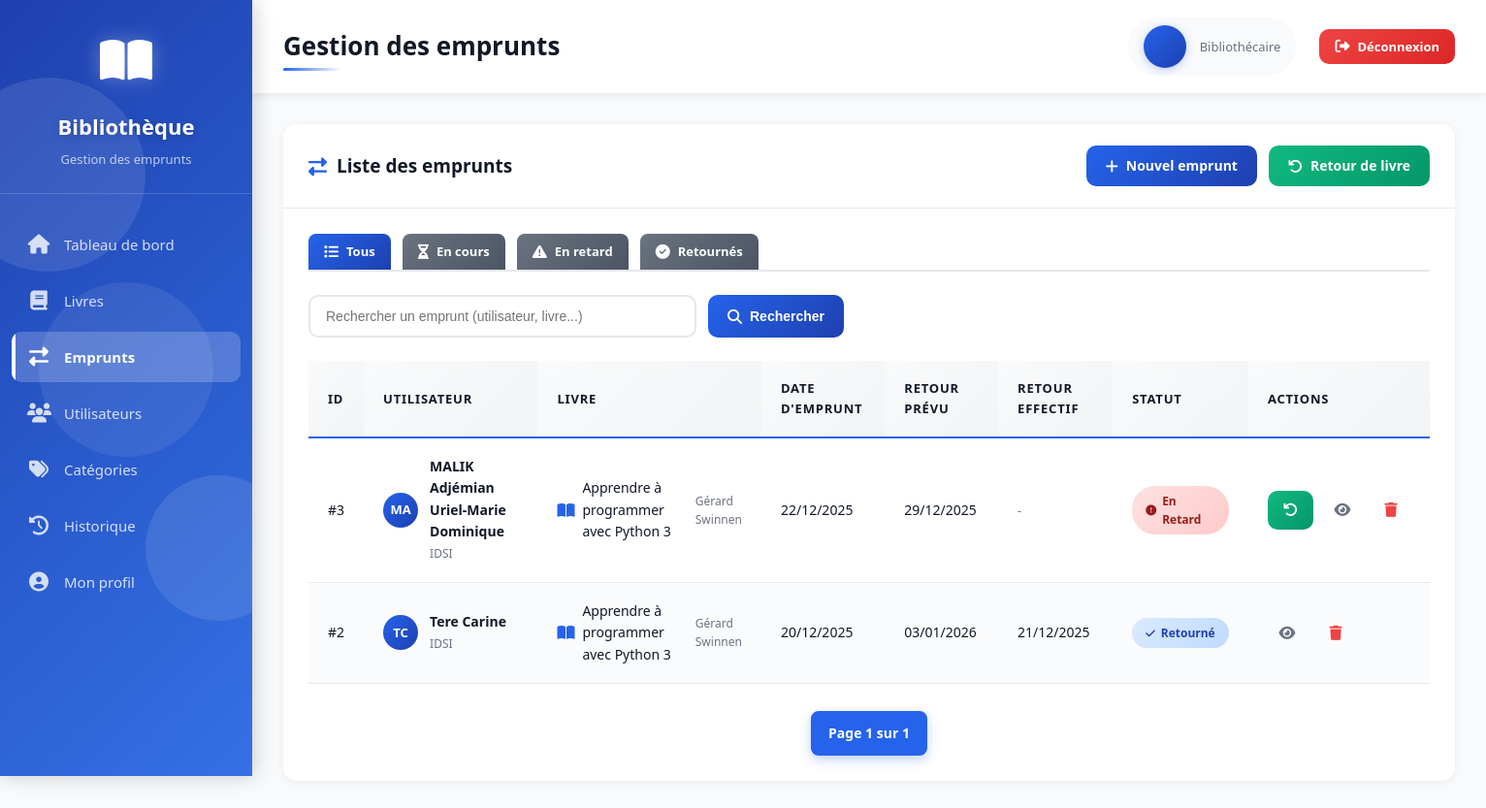
/loans/ (signed in), run on an earlier commit of the app's database.
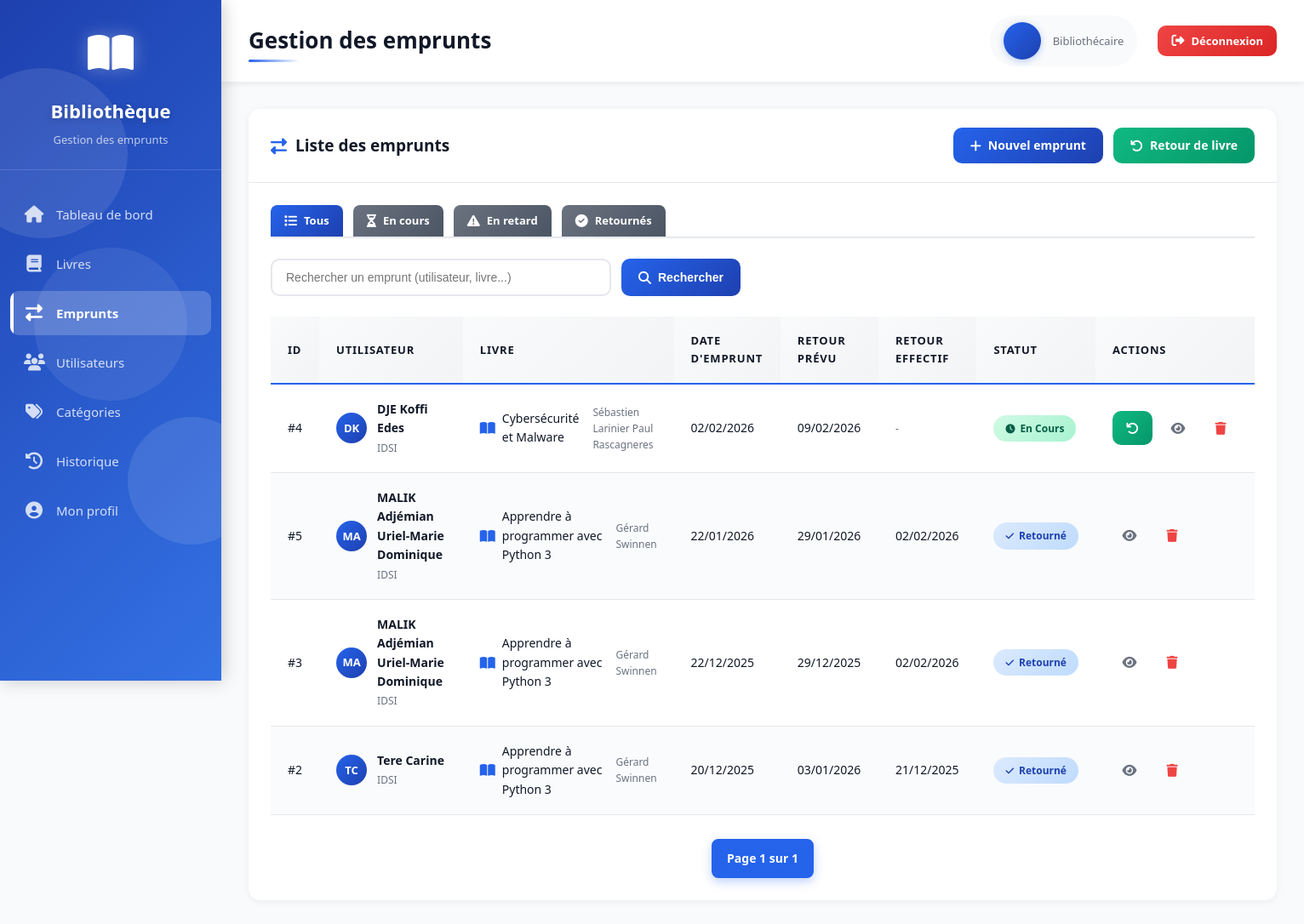
And on a later commit of the database.
### books/models.py (models this page shows, shortened)
class Emprunter(models.Model):
    dateEmprunt = models.DateField()
    dateRetourPrevu = models.DateField()
    dateRetourEffectif = models.DateField(null=True,blank=True)
    etudiant= models.ForeignKey(Etudiant,on_delete=models.CASCADE)
    livre = models.ForeignKey(Livre,on_delete=models.CASCADE)
    status = models.CharField(max_length=10, choices=STATUS_CHOICES)
    etat_livre = models.CharField(max_length=50, null=True, choices=ETAT_LIVRE_CHOICES)
    observation =  models.CharField(max_length=20, null=True)
    def is_overdue(self):
        today = timezone.now().date()
        if self.dateRetourEffectif:
            return self.dateRetourEffectif > self.dateRetourPrevu
        return today > self.dateRetourPrevu

class Etudiant(models.Model):
    matricule = models.CharField(max_length=12,primary_key=True,unique=True)
    nom = models.CharField(max_length=50,null=False)
    prenoms = models.CharField(max_length=150,null=False)
    dateNaiss = models.DateField()
    telephone = models.CharField(max_length=20,validators=[phone_validator],null=False)
    emailPers = models.CharField(max_length=50, null=False)
    emailInst = models.CharField(max_length=50, null=False)
    numChambre = models.CharField(max_length=5)
    is_active = models.BooleanField(default=True)
    ecole = models.ForeignKey(Ecole,on_delete=models.CASCADE)

class Ecole(models.Model):
    nom = models.CharField(max_length=50,null=False)

class Livre(models.Model):
    isbn = models.CharField(max_length=10, null=False)
    titre = models.CharField(max_length=100, null=False)
    langue = models.CharField(max_length=2, choices=LANGUAGES_CHOICES)
    quantite = models.SmallIntegerField(default=1)
    nbre_pages = models.SmallIntegerField()
    annee_publication = models.IntegerField(
        validators=[
            MinValueValidator(1400),          # éviter les années aberrantes
            MaxValueValidator(current_year)   # pas de date dans le futur
        ],
        null=True,
        blank=True
    )
    emplacement = models.CharField(max_length=200,null=True,blank=True)
    resume = models.TextField(null=True,blank=True)
    editeur = models.ForeignKey(Editeur,on_delete=models.CASCADE)
    auteur = models.ForeignKey(Auteur,on_delete=models.CASCADE)
    categorie = models.ForeignKey(Categorie,on_delete=models.CASCADE)

class Auteur(models.Model):
    nom_complet = models.CharField(max_length=150,null=False)
    dateNaiss = models.DateField(null=True, default=None)

### app/views.py (the view)
# urls.py: path('loans/', views.loans_list, name="loans_list"),
@login_required(login_url='signin')
def loans_list(request):
    emprunts = Emprunter.objects.select_related(
        "etudiant",
        "livre",
        "livre__auteur"
    )
    search = request.GET.get("search", "")
    status = request.GET.get("status", "all")
    if search:
        emprunts = emprunts.filter(
            Q(etudiant__nom__icontains=search) |
            Q(livre__titre__icontains=search) |
            Q(livre__auteur__nom_complet__icontains=search)
        )
    today = timezone.now().date()
    if status == "active":
        emprunts = emprunts.filter(
            dateRetourEffectif__isnull=True,
            dateRetourPrevu__gte=today
        )
    elif status == "late":
        emprunts = emprunts.filter(
            dateRetourEffectif__isnull=True,
            dateRetourPrevu__lt=today
        )
    elif status == "returned":
        emprunts = emprunts.filter(
            dateRetourEffectif__isnull=False
        )
    paginator = Paginator(emprunts.order_by("-dateEmprunt"), 10)
    page_number = request.GET.get("page")
    page_obj = paginator.get_page(page_number)
    return render(request, "loans_list.html", {
        "loans": page_obj,
        "search_query": search,
        "status_filter": status,
        "page_obj": page_obj,
        "is_paginated": True,
    })

### templates/loans_list.html (shortened to what the changed rows need)
{% extends 'base.html' %}
{% block page_title %}Gestion des emprunts{% endblock %}
{% block content %}
<div class="card">
    <div class="card-body">
        <div class="table-responsive">
            <table class="modern-table">
                <thead>
                    <tr>
                        <th>ID</th>
                        <th>Utilisateur</th>
                        <th>Livre</th>
                        <th>Date d'emprunt</th>
                        <th>Retour prévu</th>
                        <th>Retour effectif</th>
                        <th>Statut</th>
                        <th>Actions</th>
                    </tr>
                </thead>
                <tbody>
                    {% for loan in loans %}
                    <tr class="table-row-animate">
                        <td>#{{ loan.id }}</td>
                        <td>
                            <div class="user-cell">
                                <div class="user-avatar-small">
                                    {{ loan.etudiant.nom.0 }}{{ loan.etudiant.prenoms.0 }}
                                </div>
                                <div class="user-info-cell">
                                    <strong>{{ loan.etudiant.nom }} {{ loan.etudiant.prenoms }}</strong><br>
                                    <small class="text-muted">{{ loan.etudiant.ecole.nom }}</small>
                                </div>
                            </div>
                        </td>
                        <td>
                            <div class="book-cell">
                                <i class="fas fa-book-open text-primary"></i>
                                <span>{{ loan.livre.titre }}</span><br>
                                <small class="text-muted">{{ loan.livre.auteur.nom_complet }}</small>
                            </div>
                        </td>
                        <td>{{ loan.dateEmprunt|date:"d/m/Y" }}</td>
                        <td>{{ loan.dateRetourPrevu|date:"d/m/Y" }}</td>
                        <td>
                            {% if loan.dateRetourEffectif %}
                                {{ loan.dateRetourEffectif|date:"d/m/Y" }}
                            {% else %}
                                <span class="text-muted">-</span>
                            {% endif %}
                        </td>
                        <td>
                            {% if loan.dateRetourEffectif %}
                            <span class="badge badge-info">
                                <i class="fas fa-check"></i> Retourné
                            </span>
                            {% elif loan.is_overdue %}
                            <span class="badge badge-danger">
                                <i class="fas fa-exclamation-circle"></i> En retard
                            </span>
                            {% else %}
                            <span class="badge badge-success">
                                <i class="fas fa-clock"></i> En cours
                            </span>
                            {% endif %}
                        </td>
                        <td>
                            <div class="action-buttons">
                                {% if not loan.dateRetourEffectif %}
                                <a href="{% url 'returns_form' %}?loan={{ loan.id }}"
                                   class="btn btn-sm btn-success"
                                   title="Marquer comme retourné">
                                    <i class="fas fa-undo"></i>
                                </a>
                                {% endif %}
                                <a href="{% url 'loans_edit' loan.id %}" class="btn btn-sm btn-icon btn-view" title="Voir">
                                    <i class="fas fa-eye"></i>
                                </a>
                                <a href="{% url 'loans_delete' loan.id %}"
                                   class="btn btn-sm btn-icon btn-delete"
                                   title="Supprimer"
                                   onclick="return confirm('Êtes-vous sûr de vouloir supprimer cet emprunt ?');">
                                    <i class="fas fa-trash"></i>
                                </a>
                            </div>
                        </td>
                    </tr>
                    {% endfor %}
                </tbody>
            </table>
        </div>
    </div>
</div>
{% endblock %}

What changed in the data, as far as the page shows it:
added Emprunter: id "4", etudiant.nom.0 "D", etudiant.prenoms.0 "K", etudiant.nom "DJE", etudiant.prenoms "Koffi Edes", etudiant.ecole.nom "IDSI", livre.titre "Cybersécurité et Malware", livre.auteur.nom_complet "Sébastien Larinier Paul Rascagneres", dateEmprunt "02/02/2026", dateRetourPrevu "09/02/2026", shows "En Cours"
added Emprunter: id "5", etudiant.nom.0 "M", etudiant.prenoms.0 "A", etudiant.nom "MALIK", etudiant.prenoms "Adjémian Uriel-Marie Dominique", etudiant.ecole.nom "IDSI", livre.titre "Apprendre à programmer avec Python 3", livre.auteur.nom_complet "Gérard Swinnen", dateEmprunt "22/01/2026", dateRetourPrevu "29/01/2026", dateRetourEffectif "02/02/2026", shows "Retourné"
changed Emprunter id 3: dateRetourEffectif (not shown) → "02/02/2026"; dateRetourEffectif "- En Retard" → "Retourné"
